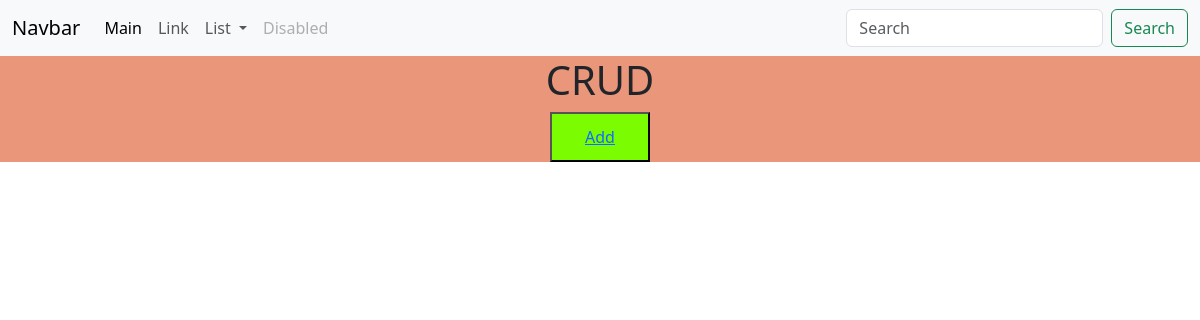
/person_list/, run on an earlier commit of the app's database.
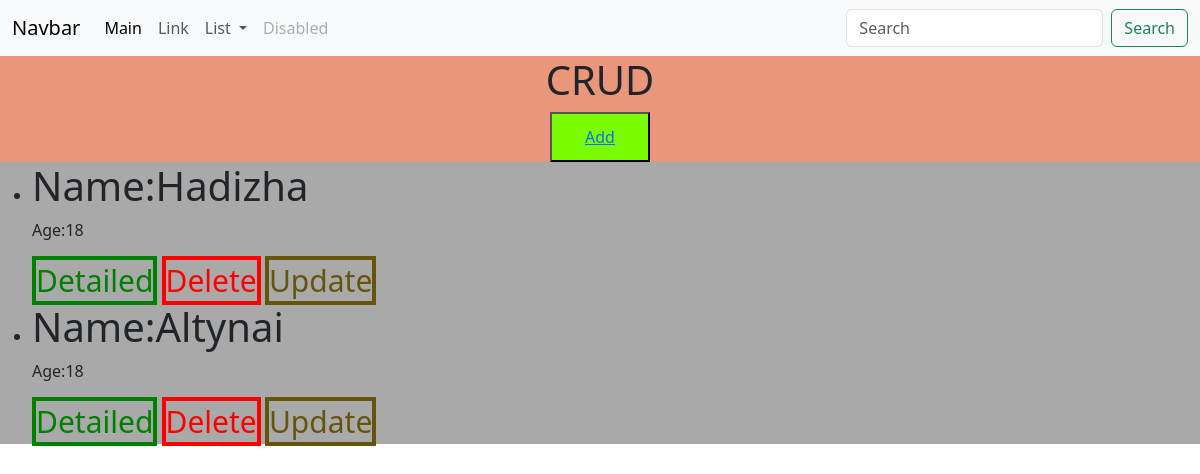
And on a later commit of the database.
### persons/models.py (models this page shows, shortened)
class Person(models.Model):
    GENDER = (
        ('M', 'M'),
        ('F', "F"),
    )
    name = models.CharField(max_length=100, verbose_name='Enter your name')
    age = models.PositiveIntegerField(verbose_name='Enter your age')
    hobby = models.TextField(verbose_name='Your Hobby')
    gender = models.CharField(max_length=100, choices=GENDER)
    phone_number = models.CharField(max_length=14, default='+996', verbose_name='Your Number')

### persons/views.py (the view)
# urls.py: path('person_list/', views.PersonListView.as_view(), name='person_list'),
class PersonListView(generic.ListView):
    template_name = 'person_list.html'
    model = models.Person
    def get_queryset(self):
        return self.model.objects.all()

### templates/person_list.html (shortened to what this page needs)
<!DOCTYPE html>
<html lang="en">
<head>
    <link href="https://cdn.jsdelivr.net/npm/bootstrap@5.3.1/dist/css/bootstrap.min.css" rel="stylesheet"
>
</head>
<body>
<nav class="navbar navbar-expand-lg bg-body-tertiary">
    <div class="container-fluid">
        <a class="navbar-brand" href="#">Navbar</a>
        <div class="collapse navbar-collapse" id="navbarSupportedContent">
            <ul class="navbar-nav me-auto mb-2 mb-lg-0">
                <li class="nav-item">
                    <a class="nav-link active" aria-current="page" href="/">Main</a>
                </li>
                <li class="nav-item">
                    <a class="nav-link" href="#">Link</a>
                </li>
                <li class="nav-item dropdown">
                    <a class="nav-link dropdown-toggle" href="#" role="button" data-bs-toggle="dropdown"
                       aria-expanded="false">
                        List
                    </a>
                </li>
                <li class="nav-item">
                    <a class="nav-link disabled">Disabled</a>
                </li>
            </ul>
            <form action="{% url 'persons:search' %}" method="GET" class="d-flex" role="search">
                <input class="form-control me-2" name="q" type="search" type="text" placeholder="Search"
                       aria-label="Search">
                <button class="btn btn-outline-success" type="submit">Search</button>
            </form>
        </div>
    </div>
</nav>
<div style="background-color: darksalmon">
    <center>
        <h1>CRUD</h1>
        <button style="width: 100px; height: 50px; background-color: lawngreen">
            <a href="/create_person/">Add</a>
        </button>
    </center>
</div>
<div class="block1" style="background-color: darkgray;">
    <ul>
        {% for i in object_list %}
        <li>
            <h1>Name:{{i.name}}</h1>
            <p>Age:{{i.age}}</p>
            <a href="/person_list/{{i.id}}/" class="a1">Detailed</a>
            <a href="/person_list/{{i.id}}/delete/" class="a2">Delete</a>
            <a href="/person_list/{{i.id}}/update/" class="a3">Update</a>
        </li>
        {% endfor %}
    </ul>
</div>
</body>
</html>

### templates/person_list.html (style rules this page uses)
.block1 a { text-decoration: none; font-size: 30px; }
.a1 { color: green; border: 4px solid green; }
.a2 { color: red; border: 4px solid red; }
.a3 { color: #65550c; border: 4px solid #65550c; }

What changed in the data, as far as the page shows it:
added Person: name "Hadizha", age "18"
added Person: name "Altynai", age "18"
